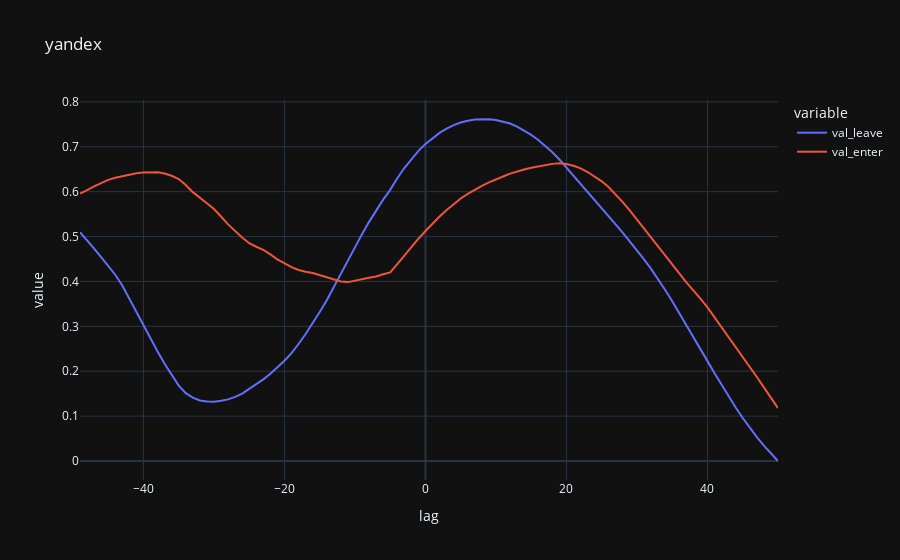

Write notebook code for a chart like this one.
### Code cell
ya_values

ya_df = pd.DataFrame(ya_values)

px.line(ya_df, x='lag', y=['val_leave', 'val_enter'], title='yandex')

# pd.Series(stats_ya['value'].values).corr(leave_df['leave_cnt'])
